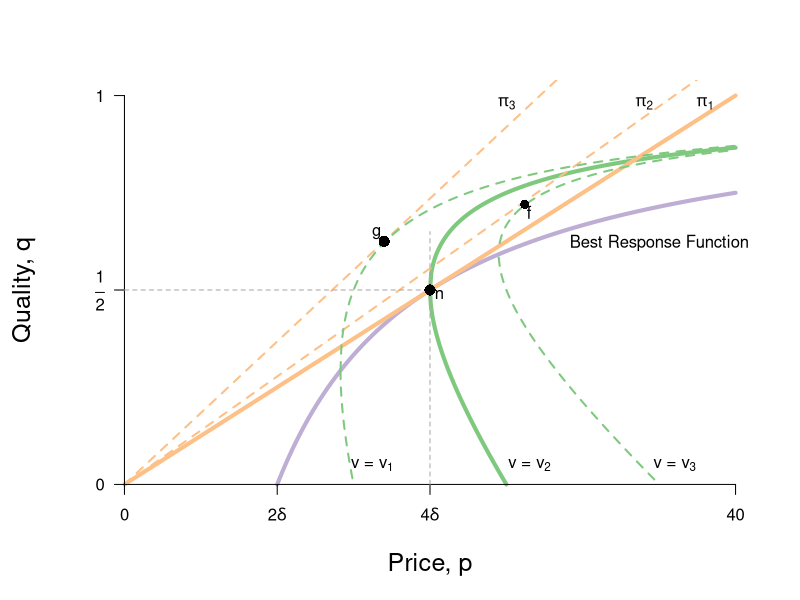

Recreate this plot in R.
require(ggplot2)
require(shape)
pdf(file = "/Users/shalliday/Google Drive/Smith/ECO250-Intermediate/Exams/Final/S2016/fig_final.pdf", width = 9, height = 7)

#Set parameters for graphics
axislabelsize <- 1.5

brfFn <- function(p, delta = 5) {
  1 - (2 * delta) /p
}

isovhigh <- function(p, delta = 5, v = 20){
  (sqrt(p^2 - 4 * delta * v) - p + 2*v)/( 2 * v )
}

isovlow <- function(p, delta = 5, v = 20){
  (-sqrt(p^2 - 4 * delta * v) - p + 2*v)/( 2 * v )
}


isovhigh1 <- function(p, delta = 5, v = 30){
  (sqrt(p^2 - 4 * delta * v) - p + 2*v)/( 2 * v )
}

isovlow1 <- function(p, delta = 5, v = 30){
  (-sqrt(p^2 - 4 * delta * v) - p + 2*v)/( 2 * v )
}

solowCondition <- function(p, delta = 5){
  (p*(1/(8*delta)))
}

#COL <- c("#1B9E77", "#D95F02", "#7570B3", "#E7298A", "#66A61E", "#E6AB02", "#A6761D", "#666666")
#COL <- c("#a6cee3", "#1f78b4", "#b2df8a", "#33a02c", "#fb9a99", "#e31a1c", "#fdbf6f", "#ff7f00")
COL <- c("#7fc97f", "#beaed4", "#fdc086", "#ffff99", "#386cb0")
#COL <- c("#fbb4ae", "#b3cde3", "#ccebc5", "#decbe4", "#fed9a6", "#ffffcc", "#e5d8bd", "#fddaec")
par(mar =  c(5, 5, 4, 2))
xlims <- c(0, 40)
ylims <- c(0, 1)


plot(0, 0, xlim = xlims, ylim = ylims, type = "n",
     xlab = expression(paste("Price, ", p)),
     ylab = expression(paste("Quality, ", q)),
     xaxt = "n", yaxt = "n", cex.lab = axislabelsize, bty = "n")

npts <- 500 
npts2 <- 501
#Specify the sequences of points for graphing. 
xx1 <- seq(10, xlims[2], length.out = npts)
xx2 <- seq(xlims[1], xlims[2], length.out = npts)
xx3 <- seq(xlims[1], xlims[2], length.out = npts2)
xx4 <- seq(xlims[1], 25, length.out = npts2)
xx5 <- seq(xlims[1], xlims[2], length.out = npts2)
xx6 <- seq(xlims[1], 35, length.out = npts2)
xx7 <- seq(14.14214, xlims[2], length.out = npts2)
xx8 <- seq(14.14214, 15, length.out = npts2)

yy1 <- isovhigh(xx3, delta = 5, v = 20)

#Below, note I have gone to number 416 because at that observation we can 
#find the closest outcome to the intersection of the curves. Serves fine 
#for the relevant polygon
#Draw the shaded area of the Pareto-improving lens
#For the polygon need the intersection of v and iso-profit
#(2p - 40)^2 = p^2 - 400
#4p^2 - 160p + 1600 = p^2 - 400
#3p^2 - 160p + 2000 = 0
#p = 20 or p = 100/3 = 33.3 
# => q = (1/40)*33.3 = 0.8325
#polygon(c(xx3, xx3[416]), c(yy1, yy1[416]), col="powderblue", density=NULL, border = NA)

#Draw the lines for the graphs
lines(xx1, brfFn(xx1), col = COL[2], lwd = 4)
lines(xx3, isovhigh(xx3, v = 20, delta = 5), col = COL[1], lwd = 4)
lines(xx4, isovlow(xx4, v = 20, delta = 5), col = COL[1], lwd = 4)
lines(xx2, solowCondition(xx2, delta = 5), col = COL[3], lwd = 4)
lines(xx2, solowCondition(xx2, delta = 3.4), col = COL[3], lwd = 2, lty = 2)
lines(xx2, solowCondition(xx2, delta = 4.5), col = COL[3], lwd = 2, lty = 2)
lines(xx5, isovhigh1(xx5, v = 30, delta = 5), col = COL[1], lwd = 2, lty = 2)
lines(xx6, isovlow1(xx6, v = 30, delta = 5), col = COL[1], lwd = 2, lty = 2)
lines(xx7, isovhigh(xx7, v = 10, delta = 5), col = COL[1], lwd = 2, lty = 2)
lines(xx8, isovlow(xx8, v = 10, delta = 5), col = COL[1], lwd = 2, lty = 2)



#Customize ticks and labels for the plot
ticksy <- c(0, 0.5, 1)
ylabels <- c(0, expression(paste(frac(1,2))), 1)
ticksx <- c(0, 10, 20, 40)
xlabels <- c(0, expression(paste(2*delta)), expression(paste(4*delta)), 40)
axis(1, at = ticksx, pos = 0, labels = xlabels)
axis(2, at = ticksy, pos = 0, labels = ylabels, las = 1)

#Annotation of the three graphs and the NE
text(38, 0.98, expression(paste(pi[1])))
text(34, 0.98, expression(paste(pi[2])))
text(25, 0.98, expression(paste(pi[3])))
text(35, 0.62, expression(paste("Best Response Function")))
#text(35, 0.55, expression(paste("q = ", 1 - frac(2*delta, p))))
# text(26.5, 0.1, expression(paste("Iso-v curve")))
text(26.5, 0.05, expression(paste("v = ", v[2])))
# text(36, 0.1, expression(paste("Iso-v curve")))
text(36, 0.05, expression(paste("v = ", v[3])))
# text(36, 0.1, expression(paste("Iso-v curve")))
text(16.2, 0.05, expression(paste("v = ", v[1])))

#text(16, 0.52, expression(paste("Nash Equilibrium")))

#Lines for the coordinates of the Nash equilbrium
segments(20, 0, 20, 0.65, lty = 2, col = "darkgray")
segments(0, 0.5, 20, 0.5, lty = 2, col = "darkgray")

#Add a point for the NE
points(20, 0.5, pch = 16, col = "black", cex = 1.5)
text(20.6, solowCondition(20, delta = 5) - 0.01, expression(paste("n")))

points(17, solowCondition(17, delta = 3.4), pch = 16, col = "black", cex = 1.5) 
text(16.5, solowCondition(17, delta = 3.4) + 0.02, expression(paste("g")))

#Add a point for f. referred to in the text
points(26.2, 0.72, pch = 16, col = "black", cex = 1.2)
text(26.5, 0.7, expression(paste("f")))

#Arrow to Pareto-improving Lens
# Arrows(20, 0.68, 23.8, 0.68, col = "black", lty = 1, lwd = 2, arr.type = "triangle")
# text(14.5, 0.68, expression(paste("Pareto-Improving Lens")))

dev.off()
